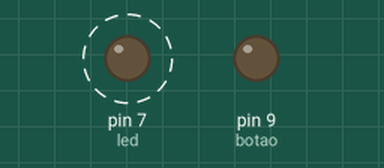
This sketch was run on a simulated Arduino Uno, built with avr-gcc and run on an emulated ATmega328P. On the bench: output pins drawn as LEDs (lit = HIGH). Dashed ring = blinking.

Above: at 0.05 s.
Timing chart, 0 to 3.0 s (numbered marks = the images above):
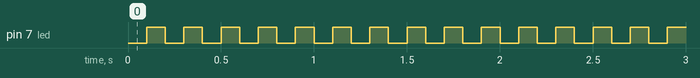

The sketch:

prim.ino
```cpp
int botao = 9; int led=7;
void setup() {
  // put your setup code here, to run once:

  pinMode(led,OUTPUT);
  pinMode(botao,OUTPUT);
}

void loop() {
  // put your main code here, to run repeatedly:
   int apertado=digitalRead(botao);

   delay(100);
   digitalWrite(led,1);
   delay(100);
   digitalWrite(led,0);

  if(apertado) { digitalWrite(led,apertado);for(;;){apertado=digitalRead(botao); if(apertado)break;}}


  //delay(100);
}
```

Measured:
- by itself, pin 7 (led): alternates HIGH for 0.10 s and LOW for 0.10 s
